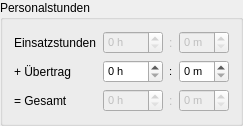
           <widget class="QGroupBox" name="personnelHours_groupBox">
            <property name="title">
             <string>Personalstunden</string>
            </property>
            <layout class="QFormLayout" name="formLayout_2">
             <item row="0" column="0">
              <widget class="QLabel" name="personnelHours_label">
               <property name="text">
                <string>Einsatzstunden</string>
               </property>
              </widget>
             </item>
             <item row="1" column="0">
              <widget class="QLabel" name="personnelHoursCarry_label">
               <property name="text">
                <string>+ Übertrag</string>
               </property>
              </widget>
             </item>
             <item row="2" column="0">
              <widget class="QLabel" name="personnelHoursTotal_label">
               <property name="text">
                <string>= Gesamt</string>
               </property>
              </widget>
             </item>
             <item row="0" column="1">
              <layout class="QHBoxLayout" name="personnelHours_horizontalLayout">
               <item>
                <spacer name="personnelHours_horizontalSpacer">
                 <property name="orientation">
                  <enum>Qt::Horizontal</enum>
                 </property>
                 <property name="sizeHint" stdset="0">
                  <size>
                   <width>0</width>
                   <height>20</height>
                  </size>
                 </property>
                </spacer>
               </item>
               <item>
                <widget class="QSpinBox" name="personnelHoursHours_spinBox">
                 <property name="enabled">
                  <bool>false</bool>
                 </property>
                 <property name="sizePolicy">
                  <sizepolicy hsizetype="Fixed" vsizetype="Fixed">
                   <horstretch>0</horstretch>
                   <verstretch>0</verstretch>
                  </sizepolicy>
                 </property>
                 <property name="minimumSize">
                  <size>
                   <width>60</width>
                   <height>0</height>
                  </size>
                 </property>
                 <property name="maximumSize">
                  <size>
                   <width>60</width>
                   <height>16777215</height>
                  </size>
                 </property>
                 <property name="font">
                  <font>
                   <family>Tahoma</family>
                   <pointsize>8</pointsize>
                  </font>
                 </property>
                 <property name="suffix">
                  <string> h</string>
                 </property>
                 <property name="maximum">
                  <number>9999</number>
                 </property>
                </widget>
               </item>
               <item>
                <widget class="QLabel" name="personnelHours_label_2">
                 <property name="enabled">
                  <bool>false</bool>
                 </property>
                 <property name="sizePolicy">
                  <sizepolicy hsizetype="Maximum" vsizetype="Preferred">
                   <horstretch>0</horstretch>
                   <verstretch>0</verstretch>
                  </sizepolicy>
                 </property>
                 <property name="text">
                  <string>:</string>
                 </property>
                </widget>
               </item>
               <item>
                <widget class="QSpinBox" name="personnelHoursMinutes_spinBox">
                 <property name="enabled">
                  <bool>false</bool>
                 </property>
                 <property name="sizePolicy">
                  <sizepolicy hsizetype="Fixed" vsizetype="Fixed">
                   <horstretch>0</horstretch>
                   <verstretch>0</verstretch>
                  </sizepolicy>
                 </property>
                 <property name="minimumSize">
                  <size>
                   <width>50</width>
                   <height>0</height>
                  </size>
                 </property>
                 <property name="maximumSize">
                  <size>
                   <width>50</width>
                   <height>16777215</height>
                  </size>
                 </property>
                 <property name="font">
                  <font>
                   <family>Tahoma</family>
                   <pointsize>8</pointsize>
                  </font>
                 </property>
                 <property name="suffix">
                  <string> m</string>
                 </property>
                 <property name="maximum">
                  <number>59</number>
                 </property>
                </widget>
               </item>
              </layout>
             </item>
             <item row="1" column="1">
              <layout class="QHBoxLayout" name="personnelHoursCarry_horizontalLayout">
               <item>
                <spacer name="personnelHoursCarry_horizontalSpacer">
                 <property name="orientation">
                  <enum>Qt::Horizontal</enum>
                 </property>
                 <property name="sizeHint" stdset="0">
                  <size>
                   <width>0</width>
                   <height>20</height>
                  </size>
                 </property>
                </spacer>
               </item>
               <item>
                <widget class="QSpinBox" name="personnelHoursCarryHours_spinBox">
                 <property name="sizePolicy">
                  <sizepolicy hsizetype="Fixed" vsizetype="Fixed">
                   <horstretch>0</horstretch>
                   <verstretch>0</verstretch>
                  </sizepolicy>
                 </property>
                 <property name="minimumSize">
                  <size>
                   <width>60</width>
                   <height>0</height>
                  </size>
                 </property>
                 <property name="maximumSize">
                  <size>
                   <width>60</width>
                   <height>16777215</height>
                  </size>
                 </property>
                 <property name="font">
                  <font>
                   <family>Tahoma</family>
                   <pointsize>8</pointsize>
                  </font>
                 </property>
                 <property name="suffix">
                  <string> h</string>
                 </property>
                 <property name="maximum">
                  <number>9999</number>
                 </property>
                </widget>
               </item>
               <item>
                <widget class="QLabel" name="personnelHoursCarry_label_2">
                 <property name="sizePolicy">
                  <sizepolicy hsizetype="Maximum" vsizetype="Preferred">
                   <horstretch>0</horstretch>
                   <verstretch>0</verstretch>
                  </sizepolicy>
                 </property>
                 <property name="font">
                  <font>
                   <family>Tahoma</family>
                   <pointsize>8</pointsize>
                  </font>
                 </property>
                 <property name="text">
                  <string>:</string>
                 </property>
                </widget>
               </item>
               <item>
                <widget class="QSpinBox" name="personnelHoursCarryMinutes_spinBox">
                 <property name="sizePolicy">
                  <sizepolicy hsizetype="Fixed" vsizetype="Fixed">
                   <horstretch>0</horstretch>
                   <verstretch>0</verstretch>
                  </sizepolicy>
                 </property>
                 <property name="minimumSize">
                  <size>
                   <width>50</width>
                   <height>0</height>
                  </size>
                 </property>
                 <property name="maximumSize">
                  <size>
                   <width>50</width>
                   <height>16777215</height>
                  </size>
                 </property>
                 <property name="font">
                  <font>
                   <family>Tahoma</family>
                   <pointsize>8</pointsize>
                  </font>
                 </property>
                 <property name="suffix">
                  <string> m</string>
                 </property>
                 <property name="maximum">
                  <number>59</number>
                 </property>
                </widget>
               </item>
              </layout>
             </item>
             <item row="2" column="1">
              <layout class="QHBoxLayout" name="personnelHoursTotal_horizontalLayout">
               <item>
                <spacer name="personnelHoursTotal_horizontalSpacer">
                 <property name="orientation">
                  <enum>Qt::Horizontal</enum>
                 </property>
                 <property name="sizeHint" stdset="0">
                  <size>
                   <width>0</width>
                   <height>20</height>
                  </size>
                 </property>
                </spacer>
               </item>
               <item>
                <widget class="QSpinBox" name="personnelHoursTotalHours_spinBox">
                 <property name="enabled">
                  <bool>false</bool>
                 </property>
                 <property name="sizePolicy">
                  <sizepolicy hsizetype="Fixed" vsizetype="Fixed">
                   <horstretch>0</horstretch>
                   <verstretch>0</verstretch>
                  </sizepolicy>
                 </property>
                 <property name="minimumSize">
                  <size>
                   <width>60</width>
                   <height>0</height>
                  </size>
                 </property>
                 <property name="maximumSize">
                  <size>
                   <width>60</width>
                   <height>16777215</height>
                  </size>
                 </property>
                 <property name="font">
                  <font>
                   <family>Tahoma</family>
                   <pointsize>8</pointsize>
                  </font>
                 </property>
                 <property name="suffix">
                  <string> h</string>
                 </property>
                 <property name="maximum">
                  <number>9999</number>
                 </property>
                </widget>
               </item>
               <item>
                <widget class="QLabel" name="personnelHoursTotal_label_2">
                 <property name="enabled">
                  <bool>false</bool>
                 </property>
                 <property name="sizePolicy">
                  <sizepolicy hsizetype="Maximum" vsizetype="Preferred">
                   <horstretch>0</horstretch>
                   <verstretch>0</verstretch>
                  </sizepolicy>
                 </property>
                 <property name="text">
                  <string>:</string>
                 </property>
                </widget>
               </item>
               <item>
                <widget class="QSpinBox" name="personnelHoursTotalMinutes_spinBox">
                 <property name="enabled">
                  <bool>false</bool>
                 </property>
                 <property name="sizePolicy">
                  <sizepolicy hsizetype="Fixed" vsizetype="Fixed">
                   <horstretch>0</horstretch>
                   <verstretch>0</verstretch>
                  </sizepolicy>
                 </property>
                 <property name="minimumSize">
                  <size>
                   <width>50</width>
                   <height>0</height>
                  </size>
                 </property>
                 <property name="maximumSize">
                  <size>
                   <width>50</width>
                   <height>16777215</height>
                  </size>
                 </property>
                 <property name="font">
                  <font>
                   <family>Tahoma</family>
                   <pointsize>8</pointsize>
                  </font>
                 </property>
                 <property name="suffix">
                  <string> m</string>
                 </property>
                 <property name="maximum">
                  <number>59</number>
                 </property>
                </widget>
               </item>
              </layout>
             </item>
            </layout>
           </widget>
